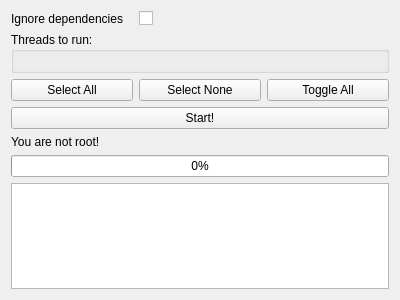
<?xml version="1.0" encoding="UTF-8"?>
<ui version="4.0">
 <class>OSWeaver</class>
 <widget class="QWidget" name="OSWeaver">
  <property name="geometry">
   <rect>
    <x>0</x>
    <y>0</y>
    <width>400</width>
    <height>300</height>
   </rect>
  </property>
  <property name="windowTitle">
   <string>OSWeaver</string>
  </property>
  <layout class="QGridLayout" name="gridLayout">
   <item row="2" column="0">
    <widget class="QPushButton" name="selall">
     <property name="text">
      <string>Select All</string>
     </property>
    </widget>
   </item>
   <item row="0" column="0">
    <widget class="QLabel" name="nodependslabel">
     <property name="text">
      <string>Ignore dependencies</string>
     </property>
    </widget>
   </item>
   <item row="0" column="1">
    <widget class="QCheckBox" name="nodepends">
     <property name="text">
      <string/>
     </property>
    </widget>
   </item>
   <item row="2" column="1">
    <widget class="QPushButton" name="selnone">
     <property name="text">
      <string>Select None</string>
     </property>
    </widget>
   </item>
   <item row="2" column="2">
    <widget class="QPushButton" name="togsel">
     <property name="text">
      <string>Toggle All</string>
     </property>
    </widget>
   </item>
   <item row="3" column="0" colspan="3">
    <widget class="QPushButton" name="startbutton">
     <property name="text">
      <string>Start!</string>
     </property>
    </widget>
   </item>
   <item row="5" column="0" colspan="3">
    <widget class="QLabel" name="notroot">
     <property name="text">
      <string>You are not root!</string>
     </property>
    </widget>
   </item>
   <item row="6" column="0" colspan="3">
    <widget class="QProgressBar" name="progress">
     <property name="value">
      <number>0</number>
     </property>
    </widget>
   </item>
   <item row="8" column="0" colspan="3">
    <widget class="QPlainTextEdit" name="terminal">
     <property name="enabled">
      <bool>true</bool>
     </property>
     <property name="readOnly">
      <bool>true</bool>
     </property>
     <property name="text" stdset="0">
      <string/>
     </property>
    </widget>
   </item>
   <item row="1" column="0" colspan="3">
    <widget class="QGroupBox" name="threadstorun">
     <property name="title">
      <string>Threads to run:</string>
     </property>
     <layout class="QGridLayout" name="gridLayout_2"/>
    </widget>
   </item>
  </layout>
 </widget>
 <resources/>
 <connections/>
</ui>
